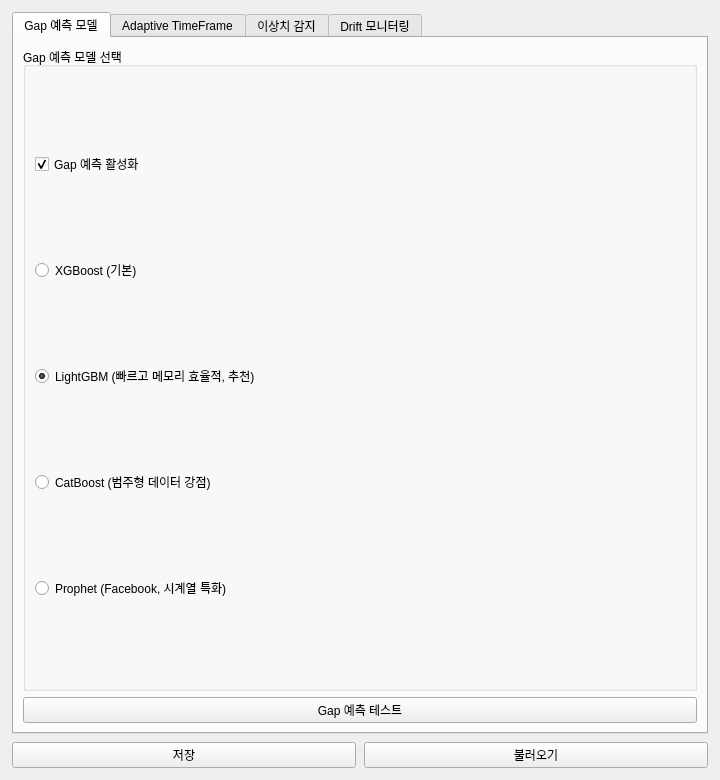
<?xml version='1.0' encoding='UTF-8'?>
<ui version="4.0">
 <class>MLModelSelectorWindow</class>
 <widget class="QMainWindow" name="MLModelSelectorWindow">
  <property name="geometry">
   <rect>
    <x>0</x>
    <y>0</y>
    <width>720</width>
    <height>780</height>
   </rect>
  </property>
  <property name="windowTitle">
   <string>AI/ML 모델 선택 (ML Model Selector)</string>
  </property>
  <widget class="QWidget" name="centralWidget">
   <layout class="QVBoxLayout" name="mainLayout">
    <property name="spacing">
     <number>8</number>
    </property>
    <property name="leftMargin">
     <number>12</number>
    </property>
    <property name="topMargin">
     <number>12</number>
    </property>
    <property name="rightMargin">
     <number>12</number>
    </property>
    <property name="bottomMargin">
     <number>12</number>
    </property>
    <item>
     <widget class="QTabWidget" name="tabWidget">
      <!-- ===== TAB 1: Gap 예측 모델 ===== -->
      <widget class="QWidget" name="tabGap">
       <attribute name="title">
        <string>Gap 예측 모델</string>
       </attribute>
       <layout class="QVBoxLayout" name="vboxGap">
        <item>
         <widget class="QGroupBox" name="grpGapModel">
          <property name="title">
           <string>Gap 예측 모델 선택</string>
          </property>
          <layout class="QVBoxLayout" name="vboxGapModel">
           <item>
            <widget class="QCheckBox" name="chkGapEnabled">
             <property name="text">
              <string>Gap 예측 활성화</string>
             </property>
             <property name="checked">
              <bool>true</bool>
             </property>
            </widget>
           </item>
           <item>
            <widget class="QRadioButton" name="radioGapXGBoost">
             <property name="text">
              <string>XGBoost (기본)</string>
             </property>
            </widget>
           </item>
           <item>
            <widget class="QRadioButton" name="radioGapLightGBM">
             <property name="text">
              <string>LightGBM (빠르고 메모리 효율적, 추천)</string>
             </property>
             <property name="checked">
              <bool>true</bool>
             </property>
            </widget>
           </item>
           <item>
            <widget class="QRadioButton" name="radioGapCatBoost">
             <property name="text">
              <string>CatBoost (범주형 데이터 강점)</string>
             </property>
            </widget>
           </item>
           <item>
            <widget class="QRadioButton" name="radioGapProphet">
             <property name="text">
              <string>Prophet (Facebook, 시계열 특화)</string>
             </property>
            </widget>
           </item>
          </layout>
         </widget>
        </item>
        <item>
         <widget class="QPushButton" name="btnTestGap">
          <property name="text">
           <string>Gap 예측 테스트</string>
          </property>
         </widget>
        </item>
       </layout>
      </widget>
      <!-- ===== TAB 2: Adaptive TimeFrame ===== -->
      <widget class="QWidget" name="tabAdaptive">
       <attribute name="title">
        <string>Adaptive TimeFrame</string>
       </attribute>
       <layout class="QVBoxLayout" name="vboxAdaptive">
        <item>
         <widget class="QGroupBox" name="grpAdaptiveTF">
          <property name="title">
           <string>Adaptive TimeFrame 설정</string>
          </property>
          <layout class="QVBoxLayout" name="vboxAdaptiveTF">
           <item>
            <widget class="QCheckBox" name="chkAdaptiveTF">
             <property name="text">
              <string>Adaptive TimeFrame 활성화</string>
             </property>
            </widget>
           </item>
           <item>
            <widget class="QRadioButton" name="radioAdaptiveSymbol">
             <property name="text">
              <string>심볼별 최적 타임프레임 자동 선택</string>
             </property>
             <property name="checked">
              <bool>true</bool>
             </property>
            </widget>
           </item>
           <item>
            <widget class="QRadioButton" name="radioAdaptiveVolatility">
             <property name="text">
              <string>동적 타임프레임 조정 (변동성 기반)</string>
             </property>
            </widget>
           </item>
           <item>
            <widget class="QRadioButton" name="radioAdaptiveHybrid">
             <property name="text">
              <string>하이브리드 (심볼 + 변동성)</string>
             </property>
            </widget>
           </item>
          </layout>
         </widget>
        </item>
       </layout>
      </widget>
      <!-- ===== TAB 3: 이상치 감지 ===== -->
      <widget class="QWidget" name="tabAnomaly">
       <attribute name="title">
        <string>이상치 감지</string>
       </attribute>
       <layout class="QVBoxLayout" name="vboxAnomaly">
        <item>
         <widget class="QGroupBox" name="grpAnomalyModel">
          <property name="title">
           <string>이상치 감지 모델</string>
          </property>
          <layout class="QVBoxLayout" name="vboxAnomalyModel">
           <item>
            <widget class="QCheckBox" name="chkAnomalyEnabled">
             <property name="text">
              <string>이상치 감지 활성화</string>
             </property>
             <property name="checked">
              <bool>true</bool>
             </property>
            </widget>
           </item>
           <item>
            <widget class="QRadioButton" name="radioAnomalyAutoencoder">
             <property name="text">
              <string>Autoencoder (딥러닝 기반)</string>
             </property>
            </widget>
           </item>
           <item>
            <widget class="QRadioButton" name="radioAnomalyIsolationForest">
             <property name="text">
              <string>Isolation Forest (빠르고 효율적, 추천)</string>
             </property>
             <property name="checked">
              <bool>true</bool>
             </property>
            </widget>
           </item>
           <item>
            <widget class="QRadioButton" name="radioAnomalyOneClassSVM">
             <property name="text">
              <string>One-Class SVM</string>
             </property>
            </widget>
           </item>
          </layout>
         </widget>
        </item>
        <item>
         <widget class="QGroupBox" name="grpAnomalyThreshold">
          <property name="title">
           <string>임계값 설정</string>
          </property>
          <layout class="QVBoxLayout" name="vboxAnomalyThreshold">
           <item>
            <widget class="QLabel" name="lblAnomalyThreshold">
             <property name="text">
              <string>임계값: 0.95 (95%)</string>
             </property>
            </widget>
           </item>
           <item>
            <widget class="QSlider" name="sliderAnomalyThreshold">
             <property name="orientation">
              <enum>Qt::Horizontal</enum>
             </property>
             <property name="minimum">
              <number>50</number>
             </property>
             <property name="maximum">
              <number>99</number>
             </property>
             <property name="value">
              <number>95</number>
             </property>
            </widget>
           </item>
          </layout>
         </widget>
        </item>
        <item>
         <widget class="QPushButton" name="btnTestAnomaly">
          <property name="text">
           <string>이상치 감지 테스트</string>
          </property>
         </widget>
        </item>
       </layout>
      </widget>
      <!-- ===== TAB 4: Drift 모니터링 ===== -->
      <widget class="QWidget" name="tabDrift">
       <attribute name="title">
        <string>Drift 모니터링</string>
       </attribute>
       <layout class="QVBoxLayout" name="vboxDrift">
        <item>
         <widget class="QGroupBox" name="grpDriftMonitor">
          <property name="title">
           <string>Drift 모니터링 도구</string>
          </property>
          <layout class="QVBoxLayout" name="vboxDriftMonitor">
           <item>
            <widget class="QCheckBox" name="chkDriftEnabled">
             <property name="text">
              <string>Drift 모니터링 활성화</string>
             </property>
             <property name="checked">
              <bool>true</bool>
             </property>
            </widget>
           </item>
           <item>
            <widget class="QRadioButton" name="radioDriftAlibi">
             <property name="text">
              <string>Alibi Detect</string>
             </property>
            </widget>
           </item>
           <item>
            <widget class="QRadioButton" name="radioDriftEvidently">
             <property name="text">
              <string>Evidently AI (오픈소스, 실시간 대시보드, 추천)</string>
             </property>
             <property name="checked">
              <bool>true</bool>
             </property>
            </widget>
           </item>
          </layout>
         </widget>
        </item>
        <item>
         <widget class="QGroupBox" name="grpDriftInterval">
          <property name="title">
           <string>체크 간격 설정</string>
          </property>
          <layout class="QVBoxLayout" name="vboxDriftInterval">
           <item>
            <widget class="QLabel" name="lblDriftInterval">
             <property name="text">
              <string>체크 간격: 3600초 (60분)</string>
             </property>
            </widget>
           </item>
           <item>
            <widget class="QSlider" name="sliderDriftInterval">
             <property name="orientation">
              <enum>Qt::Horizontal</enum>
             </property>
             <property name="minimum">
              <number>60</number>
             </property>
             <property name="maximum">
              <number>86400</number>
             </property>
             <property name="value">
              <number>3600</number>
             </property>
            </widget>
           </item>
          </layout>
         </widget>
        </item>
        <item>
         <widget class="QPushButton" name="btnTestDrift">
          <property name="text">
           <string>Drift 체크 테스트</string>
          </property>
         </widget>
        </item>
       </layout>
      </widget>
     </widget>
    </item>
    <!-- 하단 버튼 -->
    <item>
     <layout class="QHBoxLayout" name="hboxMLButtons">
      <item>
       <widget class="QPushButton" name="btnSave">
        <property name="text">
         <string>저장</string>
        </property>
       </widget>
      </item>
      <item>
       <widget class="QPushButton" name="btnLoad">
        <property name="text">
         <string>불러오기</string>
        </property>
       </widget>
      </item>
     </layout>
    </item>
   </layout>
  </widget>
 </widget>
 <resources/>
 <connections/>
</ui>
